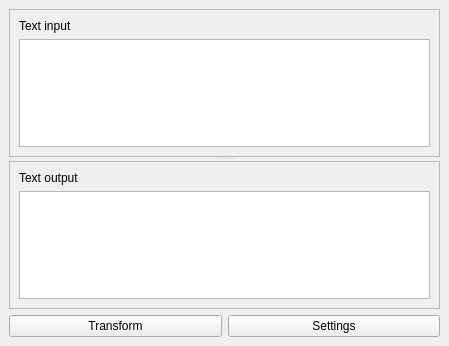
<?xml version="1.0" encoding="UTF-8"?>
<ui version="4.0">
 <class>WordInserter</class>
 <widget class="QMainWindow" name="WordInserter">
  <property name="geometry">
   <rect>
    <x>0</x>
    <y>0</y>
    <width>449</width>
    <height>346</height>
   </rect>
  </property>
  <property name="windowTitle">
   <string>Word Inserter</string>
  </property>
  <widget class="QWidget" name="centralwidget">
   <layout class="QVBoxLayout" name="verticalLayout_3">
    <item>
     <widget class="QSplitter" name="splitter">
      <property name="orientation">
       <enum>Qt::Vertical</enum>
      </property>
      <widget class="QFrame" name="inputFrame">
       <property name="frameShape">
        <enum>QFrame::StyledPanel</enum>
       </property>
       <property name="frameShadow">
        <enum>QFrame::Raised</enum>
       </property>
       <layout class="QVBoxLayout" name="verticalLayout">
        <item>
         <widget class="QLabel" name="inputLabel">
          <property name="text">
           <string>Text input</string>
          </property>
         </widget>
        </item>
        <item>
         <widget class="QPlainTextEdit" name="inputPlainTextEdit"/>
        </item>
       </layout>
      </widget>
      <widget class="QFrame" name="outputFrame">
       <property name="frameShape">
        <enum>QFrame::StyledPanel</enum>
       </property>
       <property name="frameShadow">
        <enum>QFrame::Raised</enum>
       </property>
       <layout class="QVBoxLayout" name="verticalLayout_2">
        <item>
         <widget class="QLabel" name="outputLabel">
          <property name="text">
           <string>Text output</string>
          </property>
         </widget>
        </item>
        <item>
         <widget class="QTextBrowser" name="outputTextBrowser"/>
        </item>
       </layout>
      </widget>
     </widget>
    </item>
    <item>
     <layout class="QHBoxLayout" name="horizontalLayout">
      <item>
       <widget class="QPushButton" name="actionButton">
        <property name="text">
         <string>Transform</string>
        </property>
       </widget>
      </item>
      <item>
       <widget class="QPushButton" name="settingsButton">
        <property name="text">
         <string>Settings</string>
        </property>
       </widget>
      </item>
     </layout>
    </item>
   </layout>
  </widget>
 </widget>
 <resources/>
 <connections/>
</ui>
